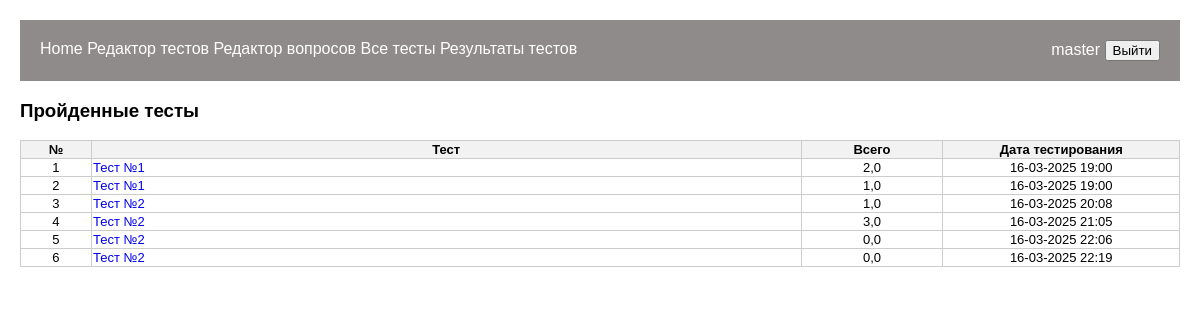
The page /tests/my_tests/ (signed in) on the database as committed earlier.
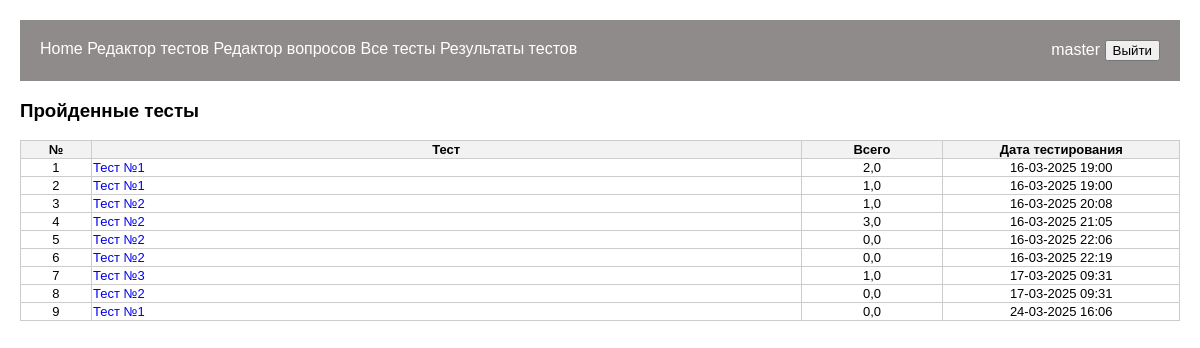
The same page on the database as committed later.
### tests/models.py (models this page shows, shortened)
class StudentResponse(models.Model):
    student = models.ForeignKey(User, on_delete=models.CASCADE, verbose_name='Учащийся')
    test = models.ForeignKey(Test, on_delete=models.CASCADE, verbose_name='Тест')
    answers = models.JSONField(verbose_name='Ответы')  # Ответы как JSON
    score = models.FloatField(null=True, blank=True, verbose_name='Набрано')
    time_answer = models.DateTimeField(default=datetime.datetime.now(), verbose_name='Создано')
    right_answer = models.JSONField(verbose_name='Правильный ответ')
    def __str__(self):
        return f"{self.student.username} - {self.test.title}"

class Test(models.Model):
    title = models.CharField(max_length=200, verbose_name='Название')
    questions = models.ManyToManyField(Question, verbose_name='Вопросы')
    created_by = models.ForeignKey(User, on_delete=models.CASCADE, verbose_name='Автор')
    time_create_test = models.DateTimeField(default=datetime.datetime.now(), verbose_name='Создано')
    klass_destination = models.CharField(default='7', max_length=2, choices=CLASSES, verbose_name='Класс')
    repeated_answer = models.BooleanField(default=False, verbose_name='Разрешена отправка')
    only_one_answer = models.BooleanField(default=True, verbose_name='Многократность ответов')
    tmp = models.BooleanField(default=True, verbose_name='Без заданий (временный тест)')

### tests/views.py (the view)
# urls.py: path('my_tests/', user_test_results, name='my_tests'),
@login_required
def user_test_results(request):
    if request.user.is_authenticated:
        if request.user.is_superuser:
            results = StudentResponse.objects.all().distinct()
            print(set(results))
            return render(request, 'tests/my_tests.html', {'results': set(results)})
        else:
            results = StudentResponse.objects.filter(student_id=request.user.id)
            return render(request, 'tests/my_tests.html', {'results': results})
    else:
        return redirect('login')

### tests/templates/tests/my_tests.html (shortened to what this page needs)
{% extends 'tests/base.html' %}
{% block content %}
{% if user.is_superuser %}
    <h3>Пройденные тесты</h3>
{% else %}
    <h3>Мои пройденные тесты</h3>
{% endif %}
{% if results %}
<table id="table_total">
    <thead>
        <tr>
            <th style="width: 3%">№</th>
            <th style="width: 30%;">Тест</th>
            <th style="width: 6%">Всего</th>
            <th style="width: 10%">Дата тестирования</th>
        </tr>
    </thead>
    {% for result in results %}
    <tr>
        <td align="center">
            {{ forloop.counter }}
        </td>
        <td>
            {% if user.is_superuser  %}
                <a href="{% url 'test_students_results' result.test_id %}">{{ result.test.title }}</a>
            {% else %}
                {{ result.test.title }}
            {% endif %}
        </td>
        <td align="center">
            {{ result.score }}
        </td>
        <td align="center">
            {{ result.time_answer|date:"d-m-Y H:i" }}
        </td>
    </tr>
    {% endfor %}
</table>
{% else %}
    <p>У вас нет пройденных тестов.</p>
{% endif %}
{% endblock %}

Rows that differ between the two databases and show on the page:
added StudentResponse: test "Тест №3", score "1,0", time_answer "17-03-2025 09:31"
added StudentResponse: test "Тест №2", score "0,0", time_answer "17-03-2025 09:31"
added StudentResponse: test "Тест №1", score "0,0", time_answer "24-03-2025 16:06"
